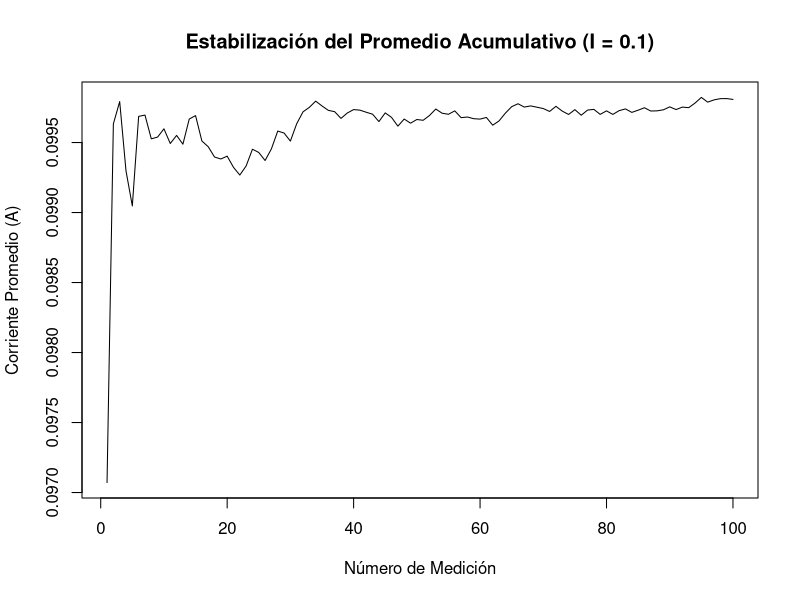

Recreate this plot in R.
# Diego Moisés Rojas Mata

V <- 10
R <- 100
I <- V/R

mediciones <- rnorm(100, mean = I, sd = 0.002)

promedios_acum <- numeric(100) 
suma_actual <- 0     

for (i in 1:100) {
  suma_actual <- suma_actual + mediciones[i]
  promedios_acum[i] <- suma_actual / i
}

plot(1:100, promedios_acum, 
     type = "l", 
     main = "Estabilización del Promedio Acumulativo (I = 0.1)", 
     xlab = "Número de Medición", 
     ylab = "Corriente Promedio (A)")

abline(h = I, col = "red")
